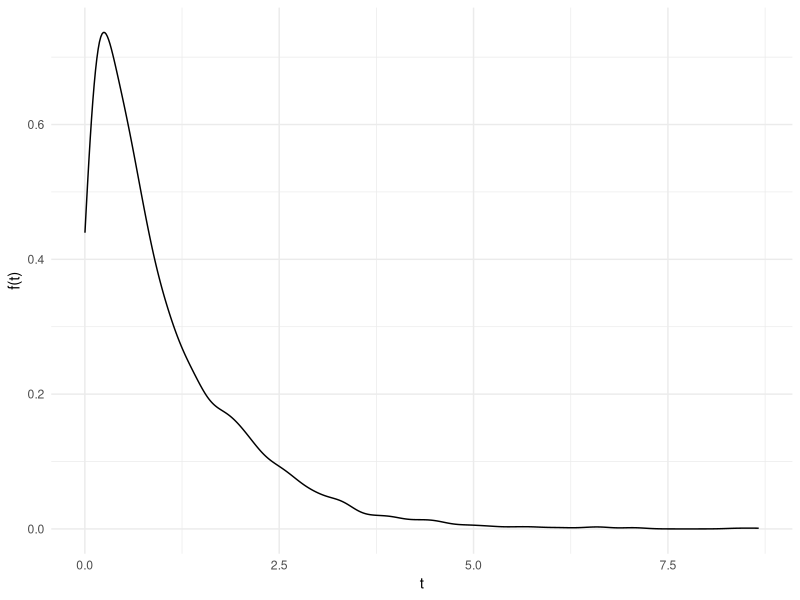

This chart was generated by the following R code:
## ---- chunk 1
#| echo: FALSE
#| label: fig-plot
#| fig-cap: "Exemplo de uma função de densidade"
set.seed(41)
x = rexp(3000)
library(ggplot2)

x |> 
  tibble::tibble() |> 
  ggplot(aes(x)) +
  geom_density() +
  labs(x = 't', y = 'f(t)') +
  theme_minimal()
  
